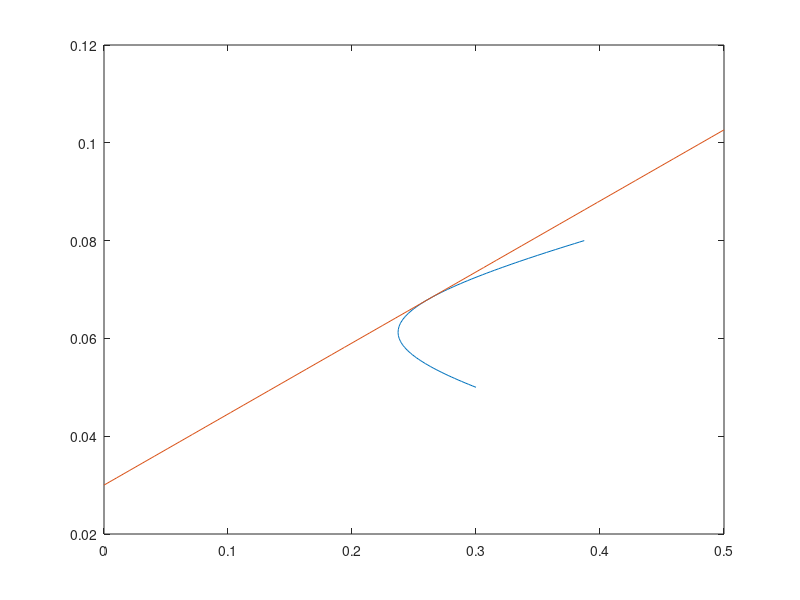

Reproduce this figure in MATLAB. (Note: this script raises an error after producing the figure.)
A = linspace(0,1,100);
B = linspace(1,0,100);
A2 = linspace(0,0.5,50);

alpha = 0;
beta = 0;

for i = 1:100
    r(i) = A(i)*0.05+B(i)*0.08;
    SD(i) = (A(i)^2*0.09+B(i)^2*0.15).^0.5;
end

tangent_SD = (0.4^2*0.09 + 0.6^2*0.15)^0.5;
tangent_r = 0.4*0.05+0.6*0.08;

xSD1 = 10000/8000;tangent_SD;
xSD2 = 6250/7250;

SD_1 = xSD1*tangent_SD;
SD_2 = xSD2*tangent_SD;

intercept = 0.03;
slope = (tangent_r-intercept)/tangent_SD;
CML = intercept+A2.*slope;

Port1 = [intercept+slope*SD_1,SD_1];
Port2 = [intercept+slope*SD_2,SD_2];


figure(1)
curve = plot(SD,r)
hold 'on'
line = plot(A2,CML)
scatter(Port1(2),Port1(1),'.','k');
scatter(Port2(2),Port2(1),'.','k');
scatter(tangent_SD,tangent_r,'.','k');
text(Port1(2),Port1(1),'Portfolio Manager 1 \rightarrow ','HorizontalAlignment','right')
text(Port2(2),Port2(1),'Portfolio Manager 2 \rightarrow ','HorizontalAlignment','right')
text(tangent_SD,tangent_r,'Tangency Portfolio \rightarrow ','HorizontalAlignment','right')
xlabel('volatility')
ylabel('expected return')
legend([curve,line],'Efficient frontier','CML')
title('Before the new regulation')


figure(2)
curve = plot(SD,r)
hold 'on'
line = plot(A2,CML)
%scatter(Port1(2),Port1(1),'.','k');
scatter(Port2(2),Port2(1),'.','k');
scatter(tangent_SD,tangent_r,'.','k');
text(Port2(2),Port2(1),'Portfolio Manager 2 \rightarrow ','HorizontalAlignment','right')
text(tangent_SD,tangent_r,'Portfolio Manager 1 = Tangency Portfolio \rightarrow ','HorizontalAlignment','right')
xlabel('volatility')
ylabel('expected return')
legend([curve,line],'Efficient frontier','CML')
title('After the new regulation')

